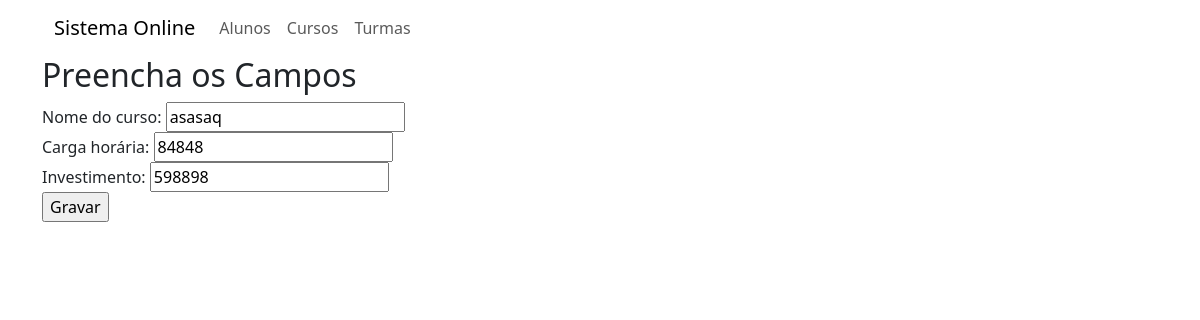
/teste/editar_curso/3, run on the app's committed database.
### teste/models.py (models this page shows)
class Cursos(models.Model):
    nome_do_curso = models.CharField(max_length= 100, null =False)
    Carga_horária= models.CharField(max_length=200, null=True)
    investimento= models.CharField(max_length=200, null = True)

### teste/views.py (the view)
# urls.py: path('editar_curso/<int:id>',views.editarCurso,
def editarCurso(request, id):
    cursos = Cursos.objects.get(id=id)
    form = CursoForm(instance=cursos)
    if request.method == 'POST':
        form = CursoForm(request.POST, instance=cursos)
        if form.is_valid():
            form.save()
            return redirect('listar_cursos')
    return render(request,'incluir_cursos.html',
                  {'form':form})

### teste/forms.py
class CursoForm(ModelForm):
    class Meta:
        model = Cursos
        fields = '__all__'

### teste/templates/incluir_cursos.html (shortened to what this page needs)
{% extends 'base.html' %}
{% block content %}
    <h2>Preencha os Campos</h2>
    <form method="post">
        {{ form }}
        <input type="submit" value="Gravar" />
    </form>
{% endblock %}

### data on the page
Cursos: nome_do_curso "asasaq", Carga_horária "84848", investimento "598898"
